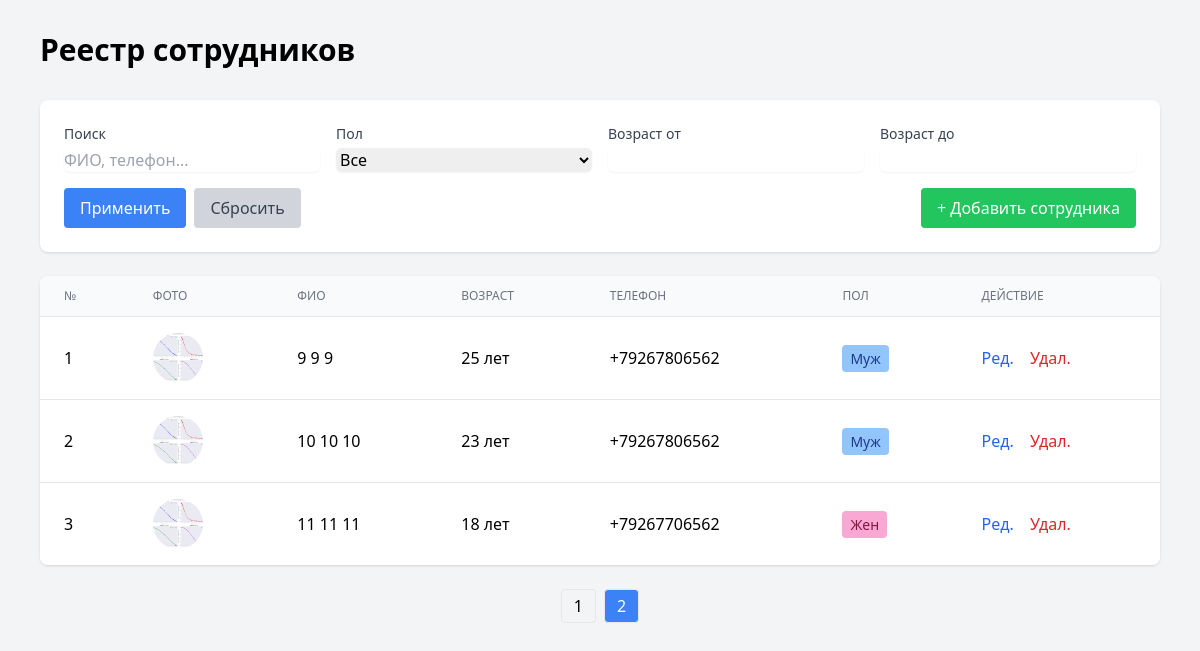
Page /?page=2 on the earlier database version.
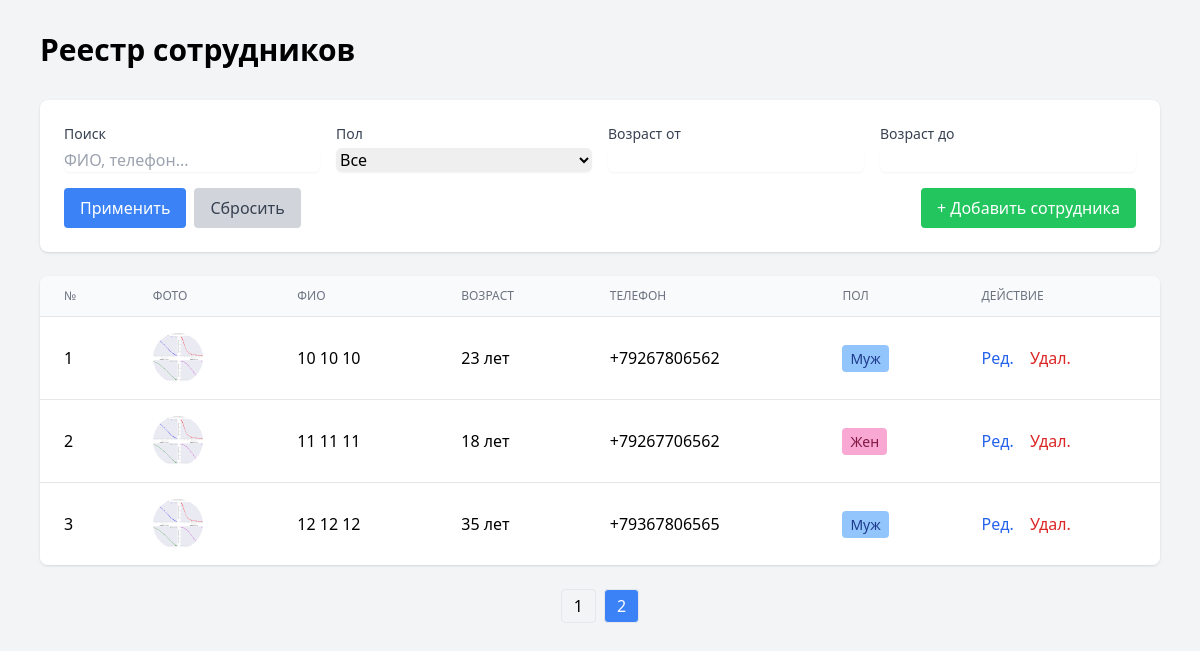
Same page on the later database version.
### app/models.py (models this page shows)
class Employee(Base):
    __tablename__ = 'employees'
    id = Column(Integer, primary_key=True, index=True)
    last_name = Column(String(50), nullable=False)
    first_name = Column(String(50), nullable=False)
    patronymic = Column(String(50), nullable=True)
    phone = Column(String(20), nullable=False)
    birth_date = Column(Date, nullable=False)
    gender = Column(Enum(Gender), nullable=False)
    photo_path = Column(String(255), nullable=True)
    created_at = Column(DateTime(timezone=True), server_default=func.now())
    updated_at = Column(DateTime(timezone=True), onupdate=func.now())

### app/routers/html.py (the view)
@router.get("/", response_class=HTMLResponse)
async def index(
    request: Request,
    db: Session = Depends(get_db),
    page: int = 1,
    search: Optional[str] = None,
    gender: Optional[str] = None,
    age_from: Optional[str] = Query(None),
    age_to: Optional[str] = Query(None)
):
    per_page = config.PAGE_SIZE
    skip = (page - 1) * per_page
    age_from_int = parse_int_or_none(age_from)
    age_to_int = parse_int_or_none(age_to)
    employees, total = crud.get_employees(
        db,
        skip=skip,
        limit=per_page,
        search=search,
        gender=gender,
        age_from=age_from_int,
        age_to=age_to_int
    )
    for employee in employees:
        employee.age = calculate_age(employee.birth_date)
    total_pages = (total + per_page - 1) // per_page if total > 0 else 1
    return templates.TemplateResponse(
        "index.html",
        {
            "request": request,
            "employees": employees,
            "page": page,
            "total_pages": total_pages,
            "search": search,
            "gender": gender,
            "age_from": age_from,
            "age_to": age_to,
            "total": total
        }
    )

### templates/index.html (shortened to what this page needs)
<!DOCTYPE html>
<html lang="ru">
<head>
    <script src="https://cdn.tailwindcss.com"></script>
</head>
<body class="bg-gray-100">
    <div class="container mx-auto px-4 py-8 max-w-6xl">
        <h1 class="text-3xl font-bold mb-8">Реестр сотрудников</h1>
        <div class="bg-white rounded-lg shadow p-6 mb-6">
            <form method="GET" action="/" class="grid grid-cols-1 md:grid-cols-4 gap-4">
                <div>
                    <label class="block text-sm font-medium text-gray-700">Поиск</label>
                    <input type="text" name="search" value="{{ search or '' }}"
                           placeholder="ФИО, телефон..."
                           class="mt-1 block w-full rounded-md border-gray-300 shadow-sm focus:border-blue-500 focus:ring-blue-500">
                </div>
                <div>
                    <label class="block text-sm font-medium text-gray-700">Пол</label>
                    <select name="gender" class="mt-1 block w-full rounded-md border-gray-300 shadow-sm">
                        <option value="">Все</option>
                    </select>
                </div>
                <div>
                    <label class="block text-sm font-medium text-gray-700">Возраст от</label>
                    <input type="number" name="age_from" value="{{ age_from or '' }}" min="0" max="100"
                           class="mt-1 block w-full rounded-md border-gray-300 shadow-sm">
                </div>
                <div>
                    <label class="block text-sm font-medium text-gray-700">Возраст до</label>
                    <input type="number" name="age_to" value="{{ age_to or '' }}" min="0" max="100"
                           class="mt-1 block w-full rounded-md border-gray-300 shadow-sm">
                </div>
                <div class="md:col-span-4 flex gap-2">
                    <button type="submit" class="bg-blue-500 text-white px-4 py-2 rounded hover:bg-blue-600">
                        Применить
                    </button>
                    <a href="/" class="bg-gray-300 text-gray-700 px-4 py-2 rounded hover:bg-gray-400">
                        Сбросить
                    </a>
                    <a href="/create" class="ml-auto bg-green-500 text-white px-4 py-2 rounded hover:bg-green-600">
                        + Добавить сотрудника
                    </a>
                </div>
            </form>
        </div>
        <div class="bg-white rounded-lg shadow overflow-hidden">
            <table class="min-w-full divide-y divide-gray-200">
                <thead class="bg-gray-50">
                    <tr>
                        <th class="px-6 py-3 text-left text-xs font-medium text-gray-500 uppercase">№</th>
                        <th class="px-6 py-3 text-left text-xs font-medium text-gray-500 uppercase">Фото</th>
                        <th class="px-6 py-3 text-left text-xs font-medium text-gray-500 uppercase">ФИО</th>
                        <th class="px-6 py-3 text-left text-xs font-medium text-gray-500 uppercase">Возраст</th>
                        <th class="px-6 py-3 text-left text-xs font-medium text-gray-500 uppercase">Телефон</th>
                        <th class="px-6 py-3 text-left text-xs font-medium text-gray-500 uppercase">Пол</th>
                        <th class="px-6 py-3 text-left text-xs font-medium text-gray-500 uppercase">Действие</th>
                    </tr>
                </thead>
                <tbody class="bg-white divide-y divide-gray-200">
                    {% for employee in employees %}
                    <tr>
                        <td class="px-6 py-4 whitespace-nowrap">{{ loop.index }}</td>
                        <td class="px-6 py-4 whitespace-nowrap">
                            {% if employee.photo_path %}
                            <img src="{{ employee.photo_path }}" alt="Фото" class="employee-photo">
                            {% else %}
                            <div class="w-12 h-12 rounded-full bg-gray-200 flex items-center justify-center text-gray-500">
                                📷
                            </div>
                            {% endif %}
                        </td>
                        <td class="px-6 py-4 whitespace-nowrap">
                            {{ employee.last_name }} {{ employee.first_name }} {{ employee.patronymic or '' }}
                        </td>
                        <td class="px-6 py-4 whitespace-nowrap">
                            {{ employee.age }} лет
                        </td>
                        <td class="px-6 py-4 whitespace-nowrap">{{ employee.phone }}</td>
                        <td class="px-6 py-4 whitespace-nowrap">
                            <span class="px-2 py-1 rounded text-sm {% if employee.gender == 'Муж' %}gender-male{% else %}gender-female{% endif %}">
                                {{ employee.gender }}
                            </span>
                        </td>
                        <td class="px-6 py-4 whitespace-nowrap">
                            <a href="/edit/{{ employee.id }}" class="text-blue-600 hover:text-blue-900 mr-3">Ред.</a>
                            <button onclick="confirmDelete({{ employee.id }})" class="text-red-600 hover:text-red-900">Удал.</button>
                        </td>
                    </tr>
                    {% endfor %}
                </tbody>
            </table>
        </div>
        {% if total_pages > 1 %}
        <div class="flex justify-center gap-2 mt-6">
            {% for p in range(1, total_pages + 1) %}
            <a href="?page={{ p }}{% if search %}&search={{ search }}{% endif %}{% if gender %}&gender={{ gender }}{% endif %}{% if age_from %}&age_from={{ age_from }}{% endif %}{% if age_to %}&age_to={{ age_to }}{% endif %}"
               class="px-3 py-1 border rounded {% if p == page %}page-link active{% else %}hover:bg-gray-100{% endif %}">
                {{ p }}
            </a>
            {% endfor %}
        </div>
        {% endif %}
    </div>
</body>
</html>

### templates/index.html (style rules this page uses)
.employee-photo { width: 50px; height: 50px; object-fit: cover; border-radius: 50%; transition: transform 0.3s; cursor: pointer; }
.gender-male { background-color: #93c5fd; color: #1e3a8a; }
.gender-female { background-color: #f9a8d4; color: #831843; }
.page-link.active { background-color: #3b82f6; color: white; }

Differences in the rows shown:
no longer on this page (row unchanged): Employee: photo_path (picture), last_name "9", first_name "9", patronymic "9", age "25", phone "+79267806562", gender "Муж"
added Employee: photo_path (picture), last_name "12", first_name "12", patronymic "12", age "35", phone "+79367806565", gender "Муж"
